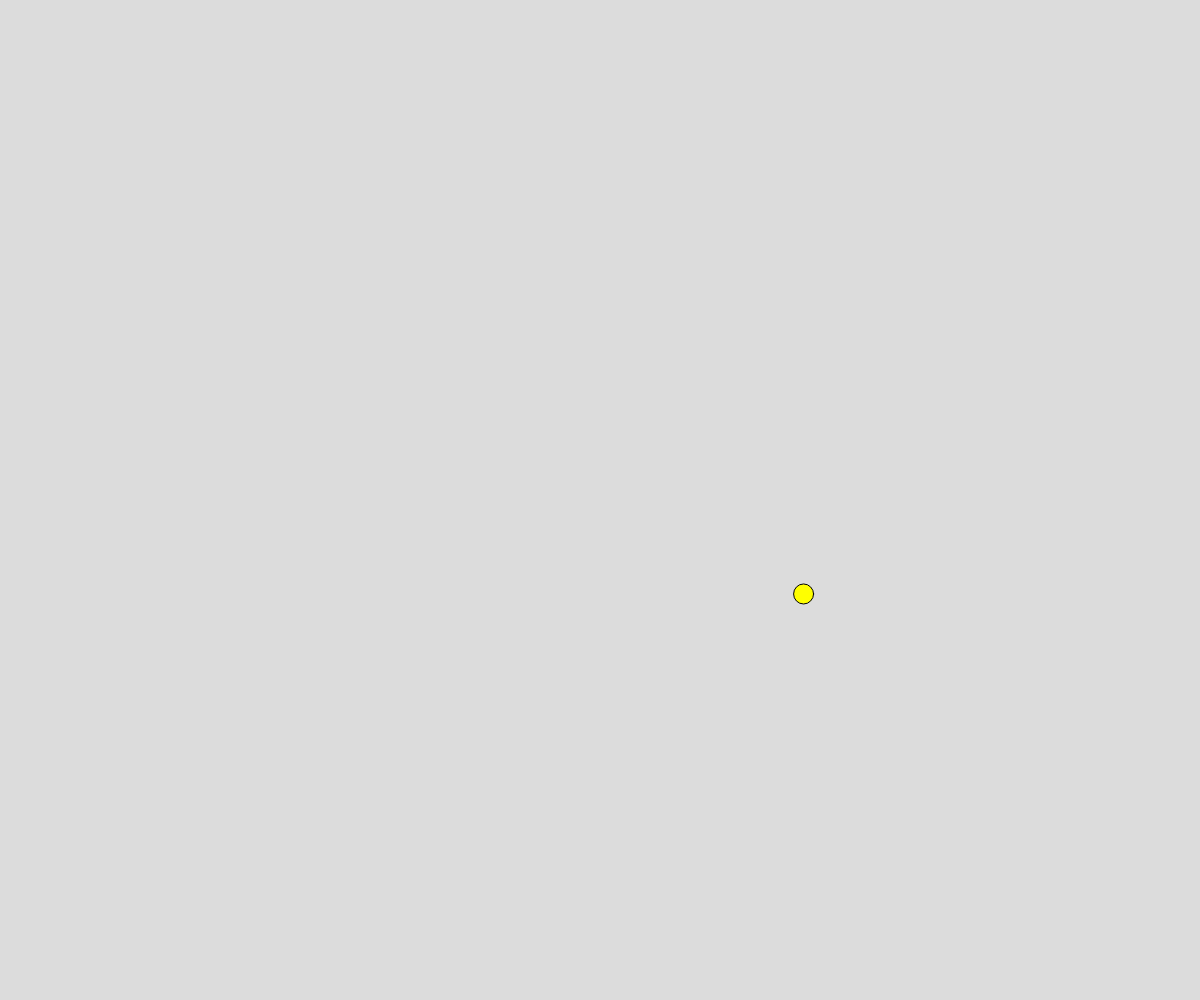
Frame 1 (no input)
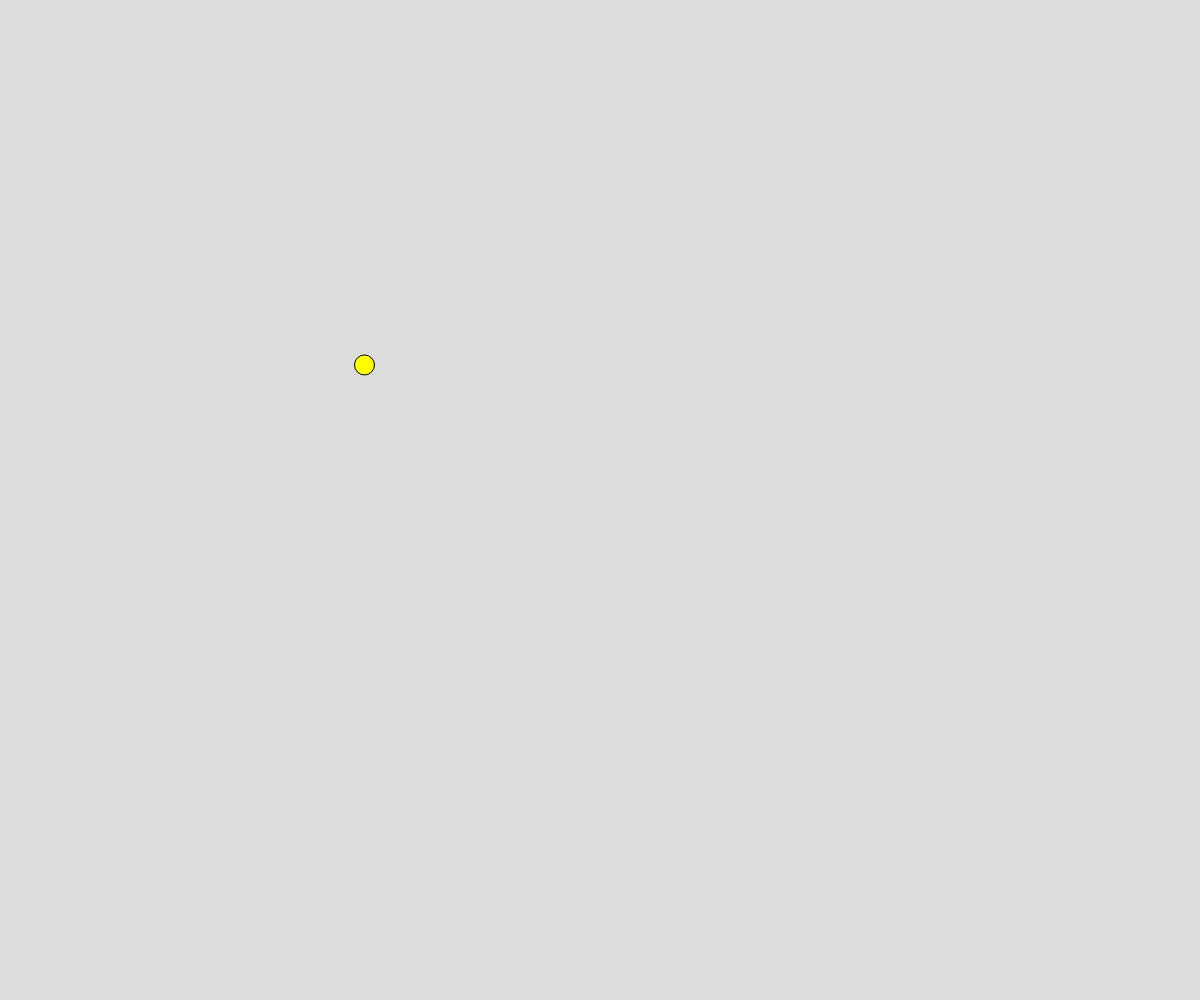
Frame 60 (no input)
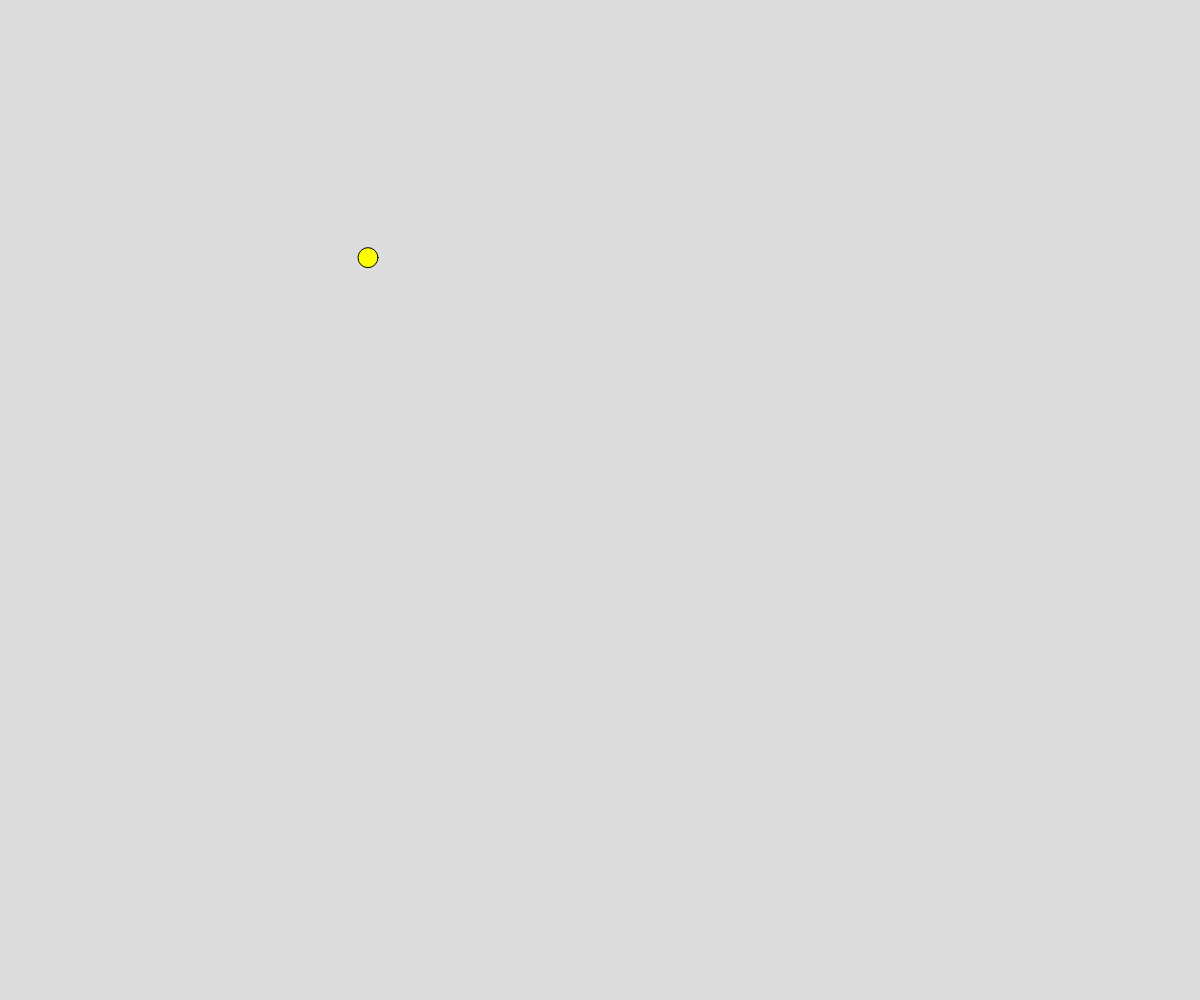
Frame 120 (the mouse pressed at the canvas centre since frame 60)

The p5.js sketch that drew these frames (run headless with seeded random() and noise() and a simulated clock; from frame 60 on, the mouse is pressed at the canvas centre):

// p5.js sketch
// ── sketch.js
// noise generation demo
// Rainn Morphy
// Oct 7th, 2024

const SNITCH_SIZE = 20;

let snitch = {
  
  // null is equivalent to using ';' in place of an actual value
  x: null,
  y: null,

  time: 0,
};

function setup() {
  createCanvas(windowWidth, windowHeight);
  snitch.x = width/2;
  snitch.y = height/2;
}

function draw() {
  background(220);

  // moving the snitch using noise
  snitch.x = noise(snitch.time) * width;
  snitch.y = noise(snitch.time + 1000) * height;

  // displaying the snitch
  fill("yellow");
  circle(snitch.x, snitch.y, SNITCH_SIZE);

  // snitch timer/speed
  snitch.time += 0.05;
}
